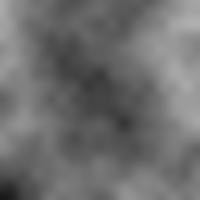
Frame 1 (no input)
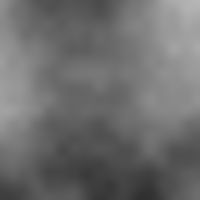
Frame 60 (no input)
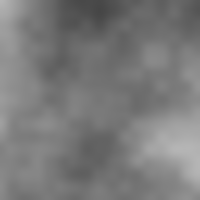
Frame 120 (the mouse pressed at the canvas centre since frame 60)

The p5.js sketch that drew these frames (run headless with seeded random() and noise() and a simulated clock; from frame 60 on, the mouse is pressed at the canvas centre):

// p5.js sketch
// ── sketch.js
// The Nature of Code
// Daniel Shiffman
// http://natureofcode.com

const increment = 0.01;
// The noise function's 3rd argument, a global variable that increments once per cycle
let zoff = 0.0;
// We will increment zoff differently than xoff and yoff
const zincrement = 0.02; 

function setup() {
    createCanvas(200,200);
    pixelDensity(1);
}

function draw() {
    background(0);

    // Optional: adjust noise detail here
    // noiseDetail(8,0.65f);

    loadPixels();


    let xoff = 0.0; // Start xoff at 0
  
    // For every x,y coordinate in a 2D space, calculate a noise value and produce a brightness value
    for (let x = 0; x < width; x++) {
        xoff += increment;   // Increment xoff 
        let yoff = 0.0;   // For every xoff, start yoff at 0
        for (let y = 0; y < height; y++) {
            yoff += increment; // Increment yoff
            
            // Calculate noise and scale by 255
            let bright = noise(xoff,yoff,zoff)*255;

            // Try using this line instead
            //float bright = random(0,255);
            
            // Set each pixel onscreen to a grayscale value
            let index = (x + y * width) * 4;

            pixels[index ] = bright;
            pixels[index + 1] = bright;
            pixels[index + 2] = bright;

        }
    }
    updatePixels();
    
    zoff += zincrement; // Increment zoff
}
